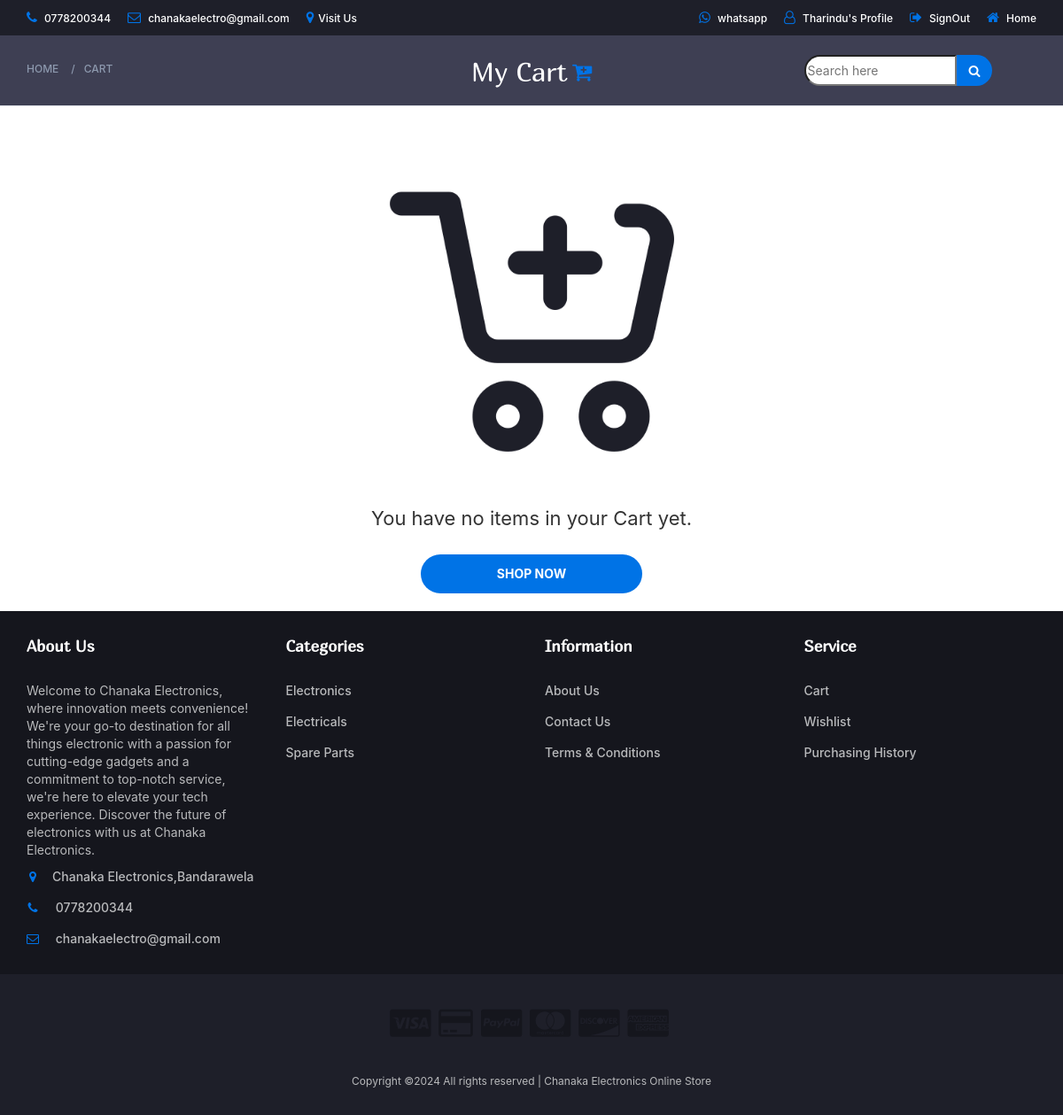
Page /cart.php (signed in) on the committed database.
### tables this page shows
CREATE TABLE IF NOT EXISTS `category` (
  `c_id` int NOT NULL AUTO_INCREMENT,
  `name` varchar(45) NOT NULL,
  `path` text,
  PRIMARY KEY (`c_id`) USING BTREE
);

### connection.php (called while the page is built, shortened)
<?php
class Database{
    public static $connection;
    public static function setUpConnection(){
        if(!isset(Database::$connection)){
            Database::$connection = new mysqli("localhost","root","tharinduCHA@8754","ceonline","3306");
        }
    }
    public static function search($q){
        $resultset = Database::$connection->query($q);
        return $resultset;
    }
}
?>

### cart.php (the view, shortened to what this page needs)
<!DOCTYPE html>
<html>
<?php
require "connection.php";
if (isset($_SESSION["user"])) {
    $email = $_SESSION["user"]["email"];
?>
    <head>
        <link type="text/css" rel="stylesheet" href="css/bootstrap.min.css" />
        <link type="text/css" rel="stylesheet" href="css/slick.css" />
        <link type="text/css" rel="stylesheet" href="css/slick-theme.css" />
        <link type="text/css" rel="stylesheet" href="css/nouislider.min.css" />
        <link rel="stylesheet" href="css/font-awesome.min.css">
        <link type="text/css" rel="stylesheet" href="css/style.css" />
        <link rel="stylesheet" href="style.css" />
        <link rel="stylesheet" href="bootstrap-icons.css" />
    </head>
    <body>
        <?php require "header.php"; ?>
        <div class="container-fluid vh-100">
            <div class="row">
                <div class="col-12  d-flex justify-content-center vh-100">
                    <div id="breadcrumb" class="section" style="height:80px; background-color: rgba(43, 45, 66, 0.91);">
                        <div class="container">
                            <div class="row  bread">
                                <div class="col-md-3 breadcrumb-resp" style="margin-top: 20px;">
                                    <ul class="breadcrumb-tree">
                                        <li><a href="home.php">Home</a></li>
                                        <li><a href="cart.php">cart</a></li>
                                    </ul>
                                </div>
                                <div class="col-md-6 col-sm-5 col-xs-5 wishlist" style="display: flex; justify-content: center; margin-top: 18px;">
                                    <h2 class="f3" style="font-weight:normal; color: white;">My Cart</h2>
                                    <a href="#" style="font-size: 24px; margin-left: 5px; color: #0073e6;"><i class="fa fa-cart-plus" aria-hidden="true"></i></a>
                                </div>
                                <div class="col-md-3 col-sm-5 col-xs-5 search-bar">
                                    <div class="header-search">
                                        <input class="input-search" placeholder="Search here" id="c">
                                        <button class="search-icon" style="font-size: 14px;"><i class="fa fa-search" aria-hidden="true" onclick="searchCart();"></i></button>
                                    </div>
                                </div>
                            </div>
                        </div>
                    </div>
                </div>
            </div>
            <?php
            $cart_rs = Database::search("SELECT * FROM `cart` WHERE `user_email`='" . $email . "'");
            $cart_num = $cart_rs->num_rows;
            $addrerss_Rsesultset = Database::search("SELECT district.id AS did FROM `user_has_address` INNER JOIN `city` ON user_has_address.city_id=city.id
            INNER JOIN `district` ON city.district_id=district.id WHERE `user_email`='" . $email . "'");
            $address_num = $addrerss_Rsesultset->num_rows;
            if ($address_num == 1) {
            ?>
                <?php
                if ($cart_num == 0) {
                ?>
                    <div class="col-12 ">
                        <div class="row">
                            <div class="col-12 empty-cart"></div><br>
                            <div class="col-12 text-center">
                                <label class="form-label f" style="font-size: 22px; font-weight: normal;">You have no items in your Cart
                                    yet.</label>
                            </div><br>
                            <div class="offset-4 col-12 d-grid mb-3" style="display: flex; justify-content: center;">
                                <a class="primary-shop-btn cta-btn" href="home.php">Shop now</a>
                            </div><br>
                        </div>
                    </div>
                <?php
                }
                ?>
        </div>
    </body>
    <?php require "footer.php"; ?>
</html>
<?php
            }
        } else {
            header("location:home.php");
        }
?>

### footer.php (shortened to what this page needs)
<!DOCTYPE html>
<html>
<head>
    <link type="text/css" rel="stylesheet" href="css/bootstrap.min.css" />
    <link type="text/css" rel="stylesheet" href="css/slick.css" />
    <link type="text/css" rel="stylesheet" href="css/slick-theme.css" />
    <link type="text/css" rel="stylesheet" href="css/nouislider.min.css" />
    <link rel="stylesheet" href="css/font-awesome.min.css">
    <link type="text/css" rel="stylesheet" href="css/style.css" />
</head>
<body class="body">
    <div class="">
        <div class="row">
            <div class="col-12 mt-5 foooter">
                <footer id="footer">
                    <div class="section">
                        <div class="container">
                            <div class="row">
                                <div class="col-md-3 col-xs-6">
                                    <div class="footer">
                                        <h3 class="footer-title">About Us</h3>
                                        <p class="about">
                                            Welcome to Chanaka Electronics, where innovation meets convenience!
                                            We're your go-to destination for all things electronic with a passion for cutting-edge gadgets and a
                                            commitment to top-notch service, we're here to elevate your tech experience.
                                            Discover the future of electronics with us at Chanaka Electronics.
                                        </p>
                                        <ul class="footer-links">
                                            <li><a href="https://maps.app.goo.gl/1fM9BCFsGSyPkZDT8"><i class="fa fa-map-marker"></i>Chanaka Electronics,Bandarawela</a></li>
                                            <li><a href="tel:+94778200344"><i class="fa fa-phone"></i> 0778200344</a></li>
                                            <li><a href="mailto:chanakaelectro@gmail.com"><i class="fa fa-envelope-o"></i> chanakaelectro@gmail.com</a></li>
                                        </ul>
                                    </div>
                                </div>
                                <div class="col-md-3 col-xs-6">
                                    <div class="footer">
                                        <h3 class="footer-title">Categories</h3>
                                        <ul class="footer-links">
                                            <?php
                                            $category_resultSet1 = Database::search("SELECT * FROM `category`");
                                            $category_num1 = $category_resultSet1->num_rows;
                                            for ($x = 0; $x < $category_num1; $x++) {
                                                $category_data1 = $category_resultSet1->fetch_assoc();
                                            ?>
                                                <li><a href="#"><?php echo $category_data1["name"]; ?></a></li>
                                            <?php
                                            }
                                            ?>
                                        </ul>
                                    </div>
                                </div>
                                <div class="col-md-3 col-xs-6">
                                    <div class="footer">
                                        <h3 class="footer-title ">Information</h3>
                                        <ul class="footer-links">
                                            <li><a href="http://chanakaelectronics.000webhostapp.com/index.php">About Us</a></li>
                                            <li><a href="tel:+94778200344">Contact Us</a></li>
                                            <li><a href="#">Terms & Conditions</a></li>
                                        </ul>
                                    </div>
                                </div>
                                <div class="col-md-3 col-xs-6">
                                    <div class="footer">
                                        <h3 class="footer-title">Service</h3>
                                        <ul class="footer-links">
                                            <li><a href="cart.php">Cart</a></li>
                                            <li><a href="wishlist.php">Wishlist</a></li>
                                            <li><a href="purchasingHistory.php">Purchasing History</a></li>
                                        </ul>
                                    </div>
                                </div>
                            </div>
                        </div>
                    </div>
                    <div id="bottom-footer" class="section">
                        <div class="container">
                            <div class="row">
                                <div class="col-md-12 text-center">
                                    <ul class="footer-payments">
                                        <li><a href="#"><i class="fa fa-cc-visa"></i></a></li>
                                        <li><a href="#"><i class="fa fa-credit-card"></i></a></li>
                                        <li><a href="#"><i class="fa fa-cc-paypal"></i></a></li>
                                        <li><a href="#"><i class="fa fa-cc-mastercard"></i></a></li>
                                        <li><a href="#"><i class="fa fa-cc-discover"></i></a></li>
                                        <li><a href="#"><i class="fa fa-cc-amex"></i></a></li>
                                    </ul>
                                    <span class="copyright">
                                        Copyright &copy; All rights reserved | Chanaka Electronics Online Store </a>
                                    </span>
                                </div>
                            </div>
                        </div>
                    </div>
                </footer>
            </div>
        </div>
    </div>
</body>

### css/style.css (style rules this page uses)
body { font-family: "Inter", sans-serif; font-weight: 400; color: #333; }
h1, h2, h3, h4, h5, h6 { color: #ffffff; font-weight: 700; margin: 0 0 10px; }
a { color: #2b2d42; font-weight: 500; -webkit-transition: 0.2s color; transition: 0.2s color; }
ul, ol { margin: 0; padding: 0; list-style: none; }
.section { padding-top: 30px; padding-bottom: 30px; }
#breadcrumb { padding: 30px 0px; background: #fbfbfc; border-bottom: 1px solid #e4e7ed; margin-bottom: 30px; display: flex; align-items: center; }
#breadcrumb .breadcrumb-tree { display: inline-block; }
#breadcrumb .breadcrumb-tree li { display: inline-block; font-size: 12px; font-weight: 500; text-transform: uppercase; }
#breadcrumb .breadcrumb-tree li + li { margin-left: 10px; }
#breadcrumb .breadcrumb-tree li + li:before { content: "/"; display: inline-block; color: #8d99ae; margin-right: 10px; }
#breadcrumb .breadcrumb-tree li a { color: #8d99ae; }
.header-search { padding: 15px 0px; font-family: Inter; font-size: 14px; }
.header-search { position: relative; }
#footer { background: #15161d; color: #b9babc; }
#bottom-footer { background: #1e1f29; }
.footer { padding: 0%; }
.footer .footer-title { color: #fff; font-size: 18px; margin: 0px 0px 30px; font-family: Marmelad; }
.footer-links li + li { margin-top: 15px; }
.footer-links li a { color: #b9babc; font-family: Inter; }
.about { font-family: Inter; }
.footer-links li i { margin-right: 15px; color: #0073e6; width: 14px; text-align: center; }
.copyright { margin-top: 30px; display: block; font-size: 12px; font-family: Inter; }
.footer-payments li { display: inline-block; margin-right: 5px; }
.footer-payments li a { color: #15161d; font-size: 36px; display: block; }

### style.css (style rules this page uses)
.body { margin: 0px; overflow-x: hidden; background-size: cover; font-family: "Inter"; }
.f3 { font-family: "Marmelad"; }
.empty-cart { height: 400px; background-image: url("resources/cart.png"); background-position: center; background-size: contain; background-repeat: no-repeat; }
.primary-shop-btn { display: inline-block; padding: 12px 30px; background-color: #0073e6; border: none; border-radius: 40px; color: #fff; text-transform: uppercase; font-weight: 700; text-align: center; -webkit-transition: 0.2s all; transition: 0.2s all; width: 250px; }
.input-search { width: calc(100% - 90px); margin-right: -4px; border-radius: 40px 0px 0px 40px; height: 35px; }
.search-icon { height: 35px; width: 40px; background: #0073e6; color: #fff; font-weight: 600; border: none; border-radius: 0px 40px 40px 0px; }

### rows in the picture
category: name "Electronics"
category: name "Electricals"
category: name "Spare Parts"

### other values in the picture
$data["fname"] "Tharindu"
